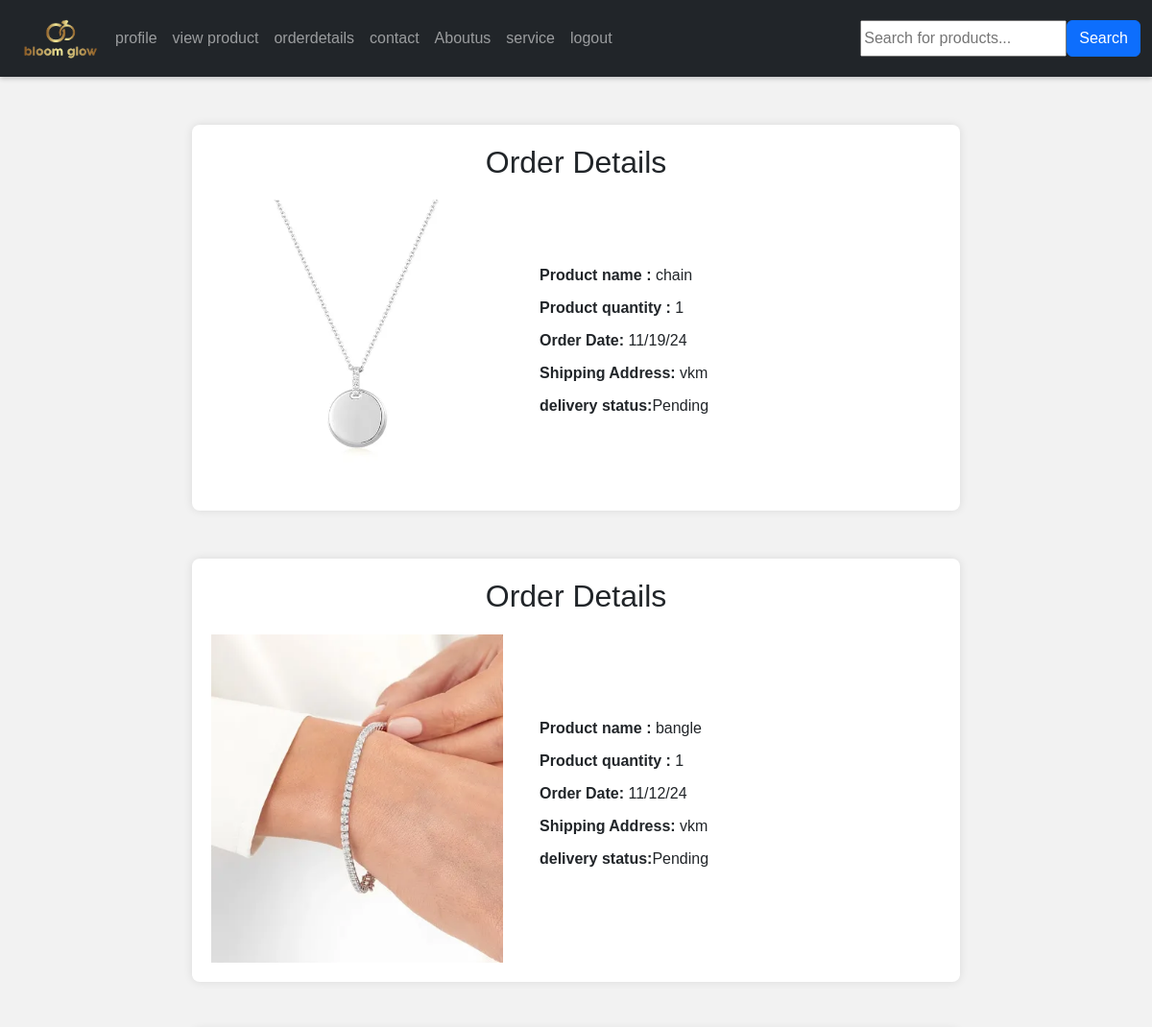
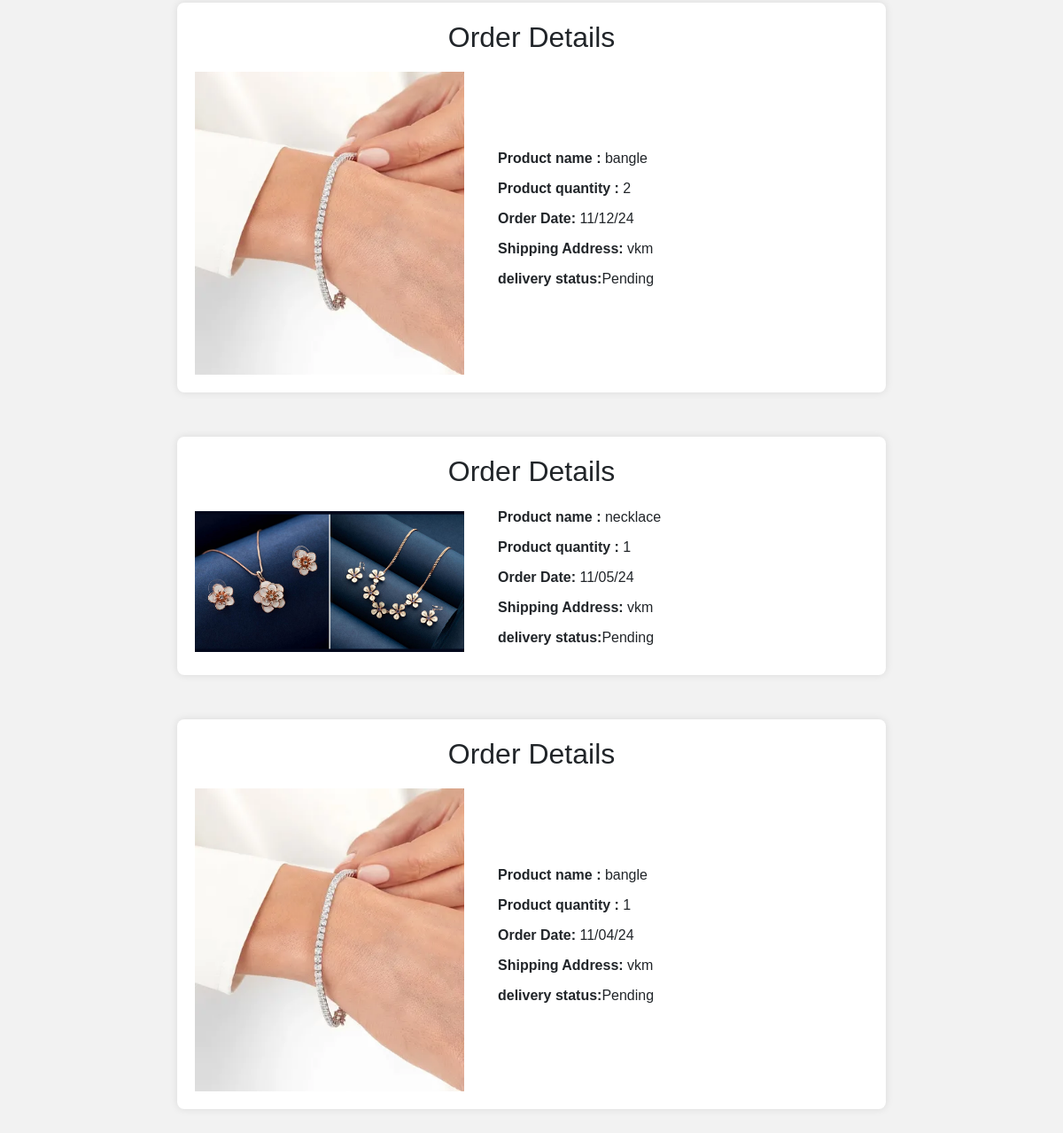
The app's page /orderdetails (signed in) with its own data (2 pictures, top to bottom).
### app/models.py (models this page shows, shortened)
class Buy(models.Model):
    product = models.ForeignKey(Product,on_delete=models.CASCADE)
    user = models.ForeignKey(Register,on_delete=models.CASCADE)
    date_of_buying = models.TextField()
    quantity = models.IntegerField()
    price = models.IntegerField()
    DELIVERY_STATUS_CHOICES = [
        ("Pending", "Pending"),
        ("Shipped", "Shipped"),
        ("In Transit", "In Transit"),
        ("Delivered", "Delivered"),
    ]
    delivery_status = models.CharField(
        max_length=20, choices=DELIVERY_STATUS_CHOICES, default="Pending"
    )

class Product(models.Model):
    shop = models.ForeignKey(Shopreg,on_delete=models.CASCADE)
    name = models.TextField()
    discription = models.TextField()
    price = models.IntegerField()
    quantity = models.IntegerField()
    offerprice = models.IntegerField()
    image = models.FileField()

class Register(models.Model):
    Email = models.EmailField(unique=True)
    name = models.TextField()
    phonenumber = models.IntegerField()
    password = models.TextField()
    location= models.TextField()

### app/views.py (the view)
# urls.py: path('orderdetails',views.orderdetails),
def orderdetails(req):
    data=Buy.objects.filter(user=get_usr(req))[::-1]
    return render(req,'user/orderdetails.html',{'data':data})

### app/views.py (called while the page is built)
def get_usr(req):
    data=Register.objects.get(Email=req.session['user'])
    return data

### template/user/orderdetails.html (shortened to what this page needs)
<!DOCTYPE html>
<html lang="en">
<head>
    <link href="https://cdn.jsdelivr.net/npm/bootstrap@5.3.3/dist/css/bootstrap.min.css" rel="stylesheet">
</head>
<body>
    <nav id="nav" class="navbar navbar-expand-sm navbar-dark bg-dark">
        <div class="container-fluid">
          <a href="#" class="logo"  >
            <img src=" static/logo.png" alt="logo" width="100px">
          </a>
          <div class="collapse navbar-collapse" id="mynavbar">
            <ul class="navbar-nav me-auto">
              <li class="nav-item">
                <a class="nav-link" href="../profile">profile</a>
              </li>
              <li class="nav-item">
                <a class="nav-link" href="../userviewproduct">view product</a>
              </li>
              <li class="nav-item">
                <a class="nav-link" href="../orderdetails">orderdetails</a>
              </li>
              <li class="nav-item">
                <a class="nav-link" href="../contact">contact</a>
              </li>
            <li class="nav-item">
              <a class="nav-link" href="../aboutus">Aboutus</a>
            </li>
          <li class="nav-item">
            <a class="nav-link" href="../service">service</a>
          </li>
              <li class="nav-item">
                <a class="nav-link" href="../logout">logout</a>
              </li>
            </ul>
        <form class="d-flex" method="get" action="{% url 'product_search' %}">
          <input type="text" name="form-control me-2" placeholder="Search for products...">
          <button type="submit" class="btn btn-primary">Search</button>
        </form>
          </div>
        </div>
      </nav>
   {% for i in data %}
   <div class="order-container">
       <h2>Order Details</h2>
       <div class="order-row">
           <div class="order-left">
               <img src="{{i.product.image.url}}" alt="Product Image" style="width:100%;">
           </div>
           <div class="order-right">
               <p><strong>Product name :</strong> {{i.product.name}}</p>
               <p><strong>Product quantity :</strong> {{i.quantity}}</p>
               <p><strong>Order Date:</strong> {{i.date_of_buying}}</p>
               <p><strong>Shipping Address:</strong> {{i.user.location}}</p>
               <p><strong>delivery status:</strong>{{ i.delivery_status }} </p>
           </div>
       </div>
   </div>
   {% endfor %}
</body>
</html>

### template/user/orderdetails.html (style rules this page uses)
body { font-family: Arial, sans-serif; margin: 0; padding: 0; background-color: #f2f2f2; }
.navbar .nav-link { transition: color 0.3s; / }
#nav { box-shadow: 0 2px 5px rgba(0, 0, 0, 0.2); height: 80px; margin: -20px -20px-20px 0; }
.order-container { max-width: 800px; margin: 50px auto; background-color: #fff; padding: 20px; border-radius: 8px; box-shadow: 0 0 10px rgba(0, 0, 0, 0.1); }
.order-container h2 { text-align: center; margin-bottom: 20px; }
.order-row { display: flex; align-items: center; justify-content: space-between; }
.order-left { width: 40%; }
.order-right { width: 55%; }
.order-right p { margin-bottom: 10px; }

### records on screen
Buy: product.image (picture), product.name "chain", quantity "1", date_of_buying "11/19/24", user.location "vkm", delivery_status "Pending"
Buy: product.image (picture), product.name "bangle", quantity "1", date_of_buying "11/12/24", user.location "vkm", delivery_status "Pending"
Buy: product.image (picture), product.name "bangle", quantity "2", date_of_buying "11/12/24", user.location "vkm", delivery_status "Pending"
Buy: product.image (picture), product.name "necklace", quantity "1", date_of_buying "11/05/24", user.location "vkm", delivery_status "Pending"
Buy: product.image (picture), product.name "bangle", quantity "1", date_of_buying "11/04/24", user.location "vkm", delivery_status "Pending"
